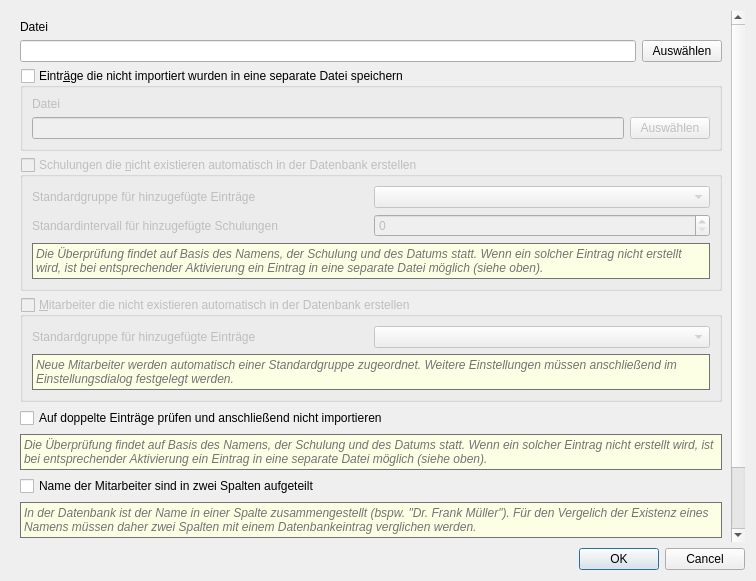
<?xml version="1.0" encoding="UTF-8"?>
<ui version="4.0">
 <class>ImportCsvDialog</class>
 <widget class="QDialog" name="ImportCsvDialog">
  <property name="geometry">
   <rect>
    <x>0</x>
    <y>0</y>
    <width>756</width>
    <height>581</height>
   </rect>
  </property>
  <property name="windowTitle">
   <string>Dialog</string>
  </property>
  <property name="modal">
   <bool>true</bool>
  </property>
  <layout class="QGridLayout" name="gridLayout_5">
   <item row="0" column="0">
    <widget class="QScrollArea" name="scrollArea">
     <property name="frameShape">
      <enum>QFrame::NoFrame</enum>
     </property>
     <property name="widgetResizable">
      <bool>true</bool>
     </property>
     <widget class="QWidget" name="scrollAreaWidgetContents">
      <property name="geometry">
       <rect>
        <x>0</x>
        <y>-353</y>
        <width>721</width>
        <height>880</height>
       </rect>
      </property>
      <layout class="QGridLayout" name="gridLayout_4">
       <item row="7" column="0">
        <widget class="QCheckBox" name="cbCheckForUmlauts">
         <property name="text">
          <string>Zeichenkombinationen auf Umlaute für einen Vergleich überprüfen</string>
         </property>
        </widget>
       </item>
       <item row="4" column="0" colspan="2">
        <widget class="QGroupBox" name="gbcCreateTrain_2">
         <property name="enabled">
          <bool>false</bool>
         </property>
         <property name="title">
          <string>&amp;Mitarbeiter die nicht existieren automatisch in der Datenbank erstellen</string>
         </property>
         <property name="checkable">
          <bool>true</bool>
         </property>
         <property name="checked">
          <bool>false</bool>
         </property>
         <layout class="QGridLayout" name="gridLayout_2">
          <item row="0" column="0">
           <widget class="QLabel" name="label_6">
            <property name="text">
             <string>Standardgruppe für hinzugefügte Einträge</string>
            </property>
           </widget>
          </item>
          <item row="0" column="1">
           <widget class="QComboBox" name="cbDefaultEmployeeGroup"/>
          </item>
          <item row="1" column="0" colspan="2">
           <widget class="QLabel" name="label_7">
            <property name="sizePolicy">
             <sizepolicy hsizetype="Preferred" vsizetype="Preferred">
              <horstretch>0</horstretch>
              <verstretch>0</verstretch>
             </sizepolicy>
            </property>
            <property name="font">
             <font>
              <italic>true</italic>
             </font>
            </property>
            <property name="styleSheet">
             <string notr="true">background-color: rgb(253, 255, 228);
color: rgb(115, 115, 115);</string>
            </property>
            <property name="frameShape">
             <enum>QFrame::Box</enum>
            </property>
            <property name="text">
             <string>Neue Mitarbeiter werden automatisch einer Standardgruppe zugeordnet. Weitere Einstellungen müssen anschließend im Einstellungsdialog festgelegt werden.</string>
            </property>
            <property name="scaledContents">
             <bool>false</bool>
            </property>
            <property name="alignment">
             <set>Qt::AlignLeading|Qt::AlignLeft|Qt::AlignTop</set>
            </property>
            <property name="wordWrap">
             <bool>true</bool>
            </property>
           </widget>
          </item>
         </layout>
        </widget>
       </item>
       <item row="5" column="0" colspan="2">
        <layout class="QVBoxLayout" name="verticalLayout">
         <item>
          <widget class="QCheckBox" name="cbDuplicate">
           <property name="text">
            <string>Auf doppelte Einträge prüfen und anschließend nicht importieren</string>
           </property>
          </widget>
         </item>
         <item>
          <widget class="QLabel" name="label_5">
           <property name="sizePolicy">
            <sizepolicy hsizetype="Preferred" vsizetype="Preferred">
             <horstretch>0</horstretch>
             <verstretch>0</verstretch>
            </sizepolicy>
           </property>
           <property name="font">
            <font>
             <italic>true</italic>
            </font>
           </property>
           <property name="styleSheet">
            <string notr="true">background-color: rgb(253, 255, 228);
color: rgb(115, 115, 115);</string>
           </property>
           <property name="frameShape">
            <enum>QFrame::Box</enum>
           </property>
           <property name="text">
            <string>Die Überprüfung findet auf Basis des Namens, der Schulung und des Datums statt. Wenn ein solcher Eintrag nicht erstellt wird, ist bei entsprechender Aktivierung ein Eintrag in eine separate Datei möglich (siehe oben).</string>
           </property>
           <property name="scaledContents">
            <bool>true</bool>
           </property>
           <property name="alignment">
            <set>Qt::AlignLeading|Qt::AlignLeft|Qt::AlignTop</set>
           </property>
           <property name="wordWrap">
            <bool>true</bool>
           </property>
          </widget>
         </item>
        </layout>
       </item>
       <item row="0" column="0">
        <widget class="QLabel" name="label">
         <property name="sizePolicy">
          <sizepolicy hsizetype="Preferred" vsizetype="Preferred">
           <horstretch>0</horstretch>
           <verstretch>0</verstretch>
          </sizepolicy>
         </property>
         <property name="text">
          <string>Datei</string>
         </property>
        </widget>
       </item>
       <item row="2" column="0" colspan="2">
        <widget class="QGroupBox" name="gbcSaveNotImported">
         <property name="title">
          <string>Eintr&amp;äge die nicht importiert wurden in eine separate Datei speichern</string>
         </property>
         <property name="checkable">
          <bool>true</bool>
         </property>
         <property name="checked">
          <bool>false</bool>
         </property>
         <layout class="QGridLayout" name="gridLayout">
          <item row="0" column="0">
           <widget class="QLabel" name="label_2">
            <property name="text">
             <string>Datei</string>
            </property>
           </widget>
          </item>
          <item row="1" column="0">
           <widget class="QLineEdit" name="leBackupFile"/>
          </item>
          <item row="1" column="1">
           <widget class="QPushButton" name="pbOpenBackupFile">
            <property name="text">
             <string>Auswählen</string>
            </property>
           </widget>
          </item>
         </layout>
        </widget>
       </item>
       <item row="1" column="1">
        <widget class="QPushButton" name="pbOpenImportFile">
         <property name="text">
          <string>Auswählen</string>
         </property>
        </widget>
       </item>
       <item row="3" column="0" colspan="2">
        <widget class="QGroupBox" name="gbcCreateTrain">
         <property name="enabled">
          <bool>false</bool>
         </property>
         <property name="title">
          <string>Schulungen die &amp;nicht existieren automatisch in der Datenbank erstellen</string>
         </property>
         <property name="checkable">
          <bool>true</bool>
         </property>
         <property name="checked">
          <bool>false</bool>
         </property>
         <layout class="QGridLayout" name="gridLayout_3">
          <item row="0" column="0">
           <widget class="QLabel" name="label_3">
            <property name="text">
             <string>Standardgruppe für hinzugefügte Einträge</string>
            </property>
           </widget>
          </item>
          <item row="0" column="1">
           <widget class="QComboBox" name="cbDefaultTrainGroup"/>
          </item>
          <item row="1" column="0">
           <widget class="QLabel" name="label_4">
            <property name="text">
             <string>Standardintervall für hinzugefügte Schulungen</string>
            </property>
           </widget>
          </item>
          <item row="1" column="1">
           <widget class="QSpinBox" name="sbDefaultTrainInterval"/>
          </item>
          <item row="2" column="0" colspan="2">
           <widget class="QLabel" name="label_8">
            <property name="sizePolicy">
             <sizepolicy hsizetype="Preferred" vsizetype="Preferred">
              <horstretch>0</horstretch>
              <verstretch>0</verstretch>
             </sizepolicy>
            </property>
            <property name="font">
             <font>
              <italic>true</italic>
             </font>
            </property>
            <property name="styleSheet">
             <string notr="true">background-color: rgb(253, 255, 228);
color: rgb(115, 115, 115);</string>
            </property>
            <property name="frameShape">
             <enum>QFrame::Box</enum>
            </property>
            <property name="text">
             <string>Die Überprüfung findet auf Basis des Namens, der Schulung und des Datums statt. Wenn ein solcher Eintrag nicht erstellt wird, ist bei entsprechender Aktivierung ein Eintrag in eine separate Datei möglich (siehe oben).</string>
            </property>
            <property name="scaledContents">
             <bool>false</bool>
            </property>
            <property name="alignment">
             <set>Qt::AlignLeading|Qt::AlignLeft|Qt::AlignTop</set>
            </property>
            <property name="wordWrap">
             <bool>true</bool>
            </property>
           </widget>
          </item>
         </layout>
        </widget>
       </item>
       <item row="6" column="0" colspan="2">
        <layout class="QVBoxLayout" name="verticalLayout_2">
         <item>
          <widget class="QCheckBox" name="cbTwoNameColumns">
           <property name="text">
            <string>Name der Mitarbeiter sind in zwei Spalten aufgeteilt</string>
           </property>
          </widget>
         </item>
         <item>
          <widget class="QLabel" name="label_9">
           <property name="sizePolicy">
            <sizepolicy hsizetype="Preferred" vsizetype="Preferred">
             <horstretch>0</horstretch>
             <verstretch>0</verstretch>
            </sizepolicy>
           </property>
           <property name="font">
            <font>
             <italic>true</italic>
            </font>
           </property>
           <property name="styleSheet">
            <string notr="true">background-color: rgb(253, 255, 228);
color: rgb(115, 115, 115);</string>
           </property>
           <property name="frameShape">
            <enum>QFrame::Box</enum>
           </property>
           <property name="text">
            <string>In der Datenbank ist der Name in einer Spalte zusammengestellt (bspw. &quot;Dr. Frank Müller&quot;). Für den Vergelich der Existenz eines Namens müssen daher zwei Spalten mit einem Datenbankeintrag verglichen werden.</string>
           </property>
           <property name="scaledContents">
            <bool>true</bool>
           </property>
           <property name="alignment">
            <set>Qt::AlignLeading|Qt::AlignLeft|Qt::AlignTop</set>
           </property>
           <property name="wordWrap">
            <bool>true</bool>
           </property>
          </widget>
         </item>
        </layout>
       </item>
       <item row="1" column="0">
        <widget class="QLineEdit" name="leImportFile"/>
       </item>
       <item row="8" column="0" colspan="2">
        <widget class="QLabel" name="label_10">
         <property name="sizePolicy">
          <sizepolicy hsizetype="Preferred" vsizetype="Preferred">
           <horstretch>0</horstretch>
           <verstretch>0</verstretch>
          </sizepolicy>
         </property>
         <property name="font">
          <font>
           <italic>true</italic>
          </font>
         </property>
         <property name="styleSheet">
          <string notr="true">background-color: rgb(253, 255, 228);
color: rgb(115, 115, 115);</string>
         </property>
         <property name="frameShape">
          <enum>QFrame::Box</enum>
         </property>
         <property name="text">
          <string>Es wird in den zu importierenden Namen nach Kombinationen wie ae, oe oder ue gesucht und durch Umlaute ersetzt. Der Vergleich zum Finden des Mitarbeiters erfolgt dann mit allen Kombinationen.</string>
         </property>
         <property name="scaledContents">
          <bool>true</bool>
         </property>
         <property name="alignment">
          <set>Qt::AlignLeading|Qt::AlignLeft|Qt::AlignTop</set>
         </property>
         <property name="wordWrap">
          <bool>true</bool>
         </property>
        </widget>
       </item>
      </layout>
     </widget>
    </widget>
   </item>
   <item row="1" column="0">
    <widget class="QDialogButtonBox" name="buttonBox">
     <property name="orientation">
      <enum>Qt::Horizontal</enum>
     </property>
     <property name="standardButtons">
      <set>QDialogButtonBox::Cancel|QDialogButtonBox::Ok</set>
     </property>
    </widget>
   </item>
  </layout>
 </widget>
 <resources/>
 <connections>
  <connection>
   <sender>buttonBox</sender>
   <signal>accepted()</signal>
   <receiver>ImportCsvDialog</receiver>
   <slot>accept()</slot>
   <hints>
    <hint type="sourcelabel">
     <x>248</x>
     <y>254</y>
    </hint>
    <hint type="destinationlabel">
     <x>157</x>
     <y>274</y>
    </hint>
   </hints>
  </connection>
  <connection>
   <sender>buttonBox</sender>
   <signal>rejected()</signal>
   <receiver>ImportCsvDialog</receiver>
   <slot>reject()</slot>
   <hints>
    <hint type="sourcelabel">
     <x>316</x>
     <y>260</y>
    </hint>
    <hint type="destinationlabel">
     <x>286</x>
     <y>274</y>
    </hint>
   </hints>
  </connection>
  <connection>
   <sender>pbOpenImportFile</sender>
   <signal>clicked()</signal>
   <receiver>ImportCsvDialog</receiver>
   <slot>openImportFile()</slot>
   <hints>
    <hint type="sourcelabel">
     <x>705</x>
     <y>52</y>
    </hint>
    <hint type="destinationlabel">
     <x>377</x>
     <y>376</y>
    </hint>
   </hints>
  </connection>
  <connection>
   <sender>pbOpenBackupFile</sender>
   <signal>clicked()</signal>
   <receiver>ImportCsvDialog</receiver>
   <slot>openBackupFile()</slot>
   <hints>
    <hint type="sourcelabel">
     <x>692</x>
     <y>154</y>
    </hint>
    <hint type="destinationlabel">
     <x>377</x>
     <y>376</y>
    </hint>
   </hints>
  </connection>
 </connections>
 <slots>
  <slot>openImportFile()</slot>
  <slot>openBackupFile()</slot>
 </slots>
</ui>
